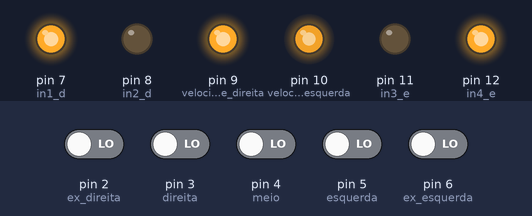
Bench run of a sketch on a simulated Arduino Uno, built with avr-gcc and run on an emulated ATmega328P. Parts: output pins drawn as LEDs (lit = HIGH). The inputs (shaded band) are chosen by the test bench; at power-on: pin 2 (ex_direita), pin 3 (direita), pin 4 (meio), pin 5 (esquerda), pin 6 (ex_esquerda) LOW.

Above: at 1.2 s.
1.3 s: pin 3 (direita) driven HIGH
At 2.1 s:
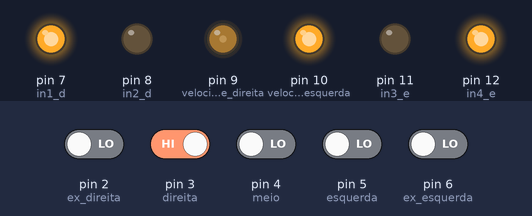
2.8 s: pin 4 (meio) driven HIGH
At 3.3 s:
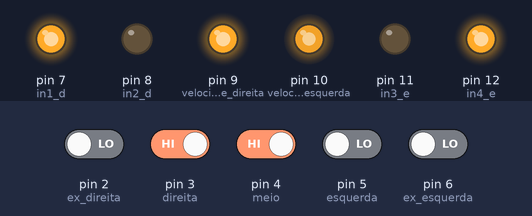
4.3 s: pin 4 (meio) driven LOW
At 5.5 s:
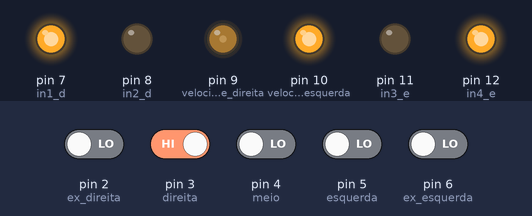
5.8 s: pin 3 (direita) driven LOW
At 6.7 s:
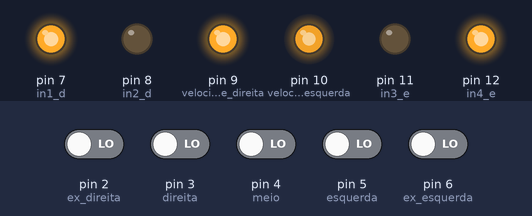
7.3 s: pin 5 (esquerda) driven HIGH
At 7.9 s:
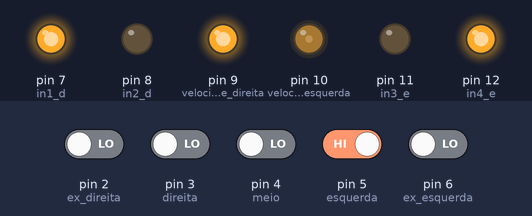
8.8 s: pin 5 (esquerda) driven LOW and pin 6 (ex_esquerda) driven HIGH
At 10.2 s:
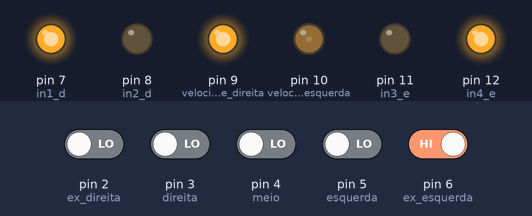
Timing chart, 0 to 11.3 s (numbered marks = the images above; inputs shaded):
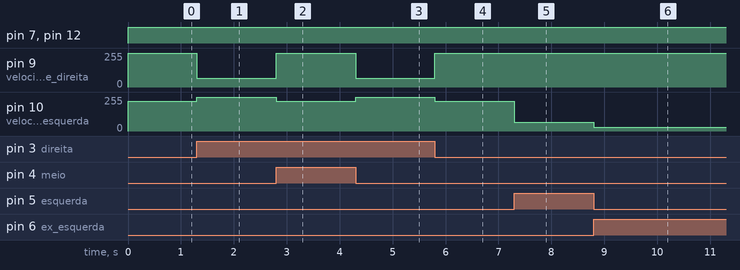

Measured:
- after the input at 1.3 s, pin 9 (velocidade_direita): 255/255 → 65/255 at once; pin 10 (velocidade_esquerda): 225/255 → 255/255 at once
- after the input at 2.8 s, pin 9 (velocidade_direita): 65/255 → 255/255 at once; pin 10 (velocidade_esquerda): 255/255 → 225/255 at once
- after the input at 4.3 s, pin 9 (velocidade_direita): 255/255 → 65/255 at once; pin 10 (velocidade_esquerda): 225/255 → 255/255 at once
- after the input at 5.8 s, pin 9 (velocidade_direita): 65/255 → 255/255 at once; pin 10 (velocidade_esquerda): 255/255 → 225/255 at once
- after the input at 7.3 s, pin 10 (velocidade_esquerda): 225/255 → 65/255 at once
- after the input at 8.8 s, pin 10 (velocidade_esquerda): 65/255 → 30/255 at once

The sketch:

Versao_ultra_secreta.ino
```cpp
const int ex_direita = 2;
const int direita = 3;
const int meio = 4;
const int esquerda = 5;
const int ex_esquerda = 6;
const int velocidade_direita = 9;
const int velocidade_esquerda = 10;
const int in1_d = 7;
const int in2_d = 8;
const int in3_e = 11;
const int in4_e = 12;


void setup() {
  pinMode(ex_direita, INPUT);
  pinMode(direita, INPUT);
  pinMode(meio, INPUT);
  pinMode(esquerda, INPUT);
  pinMode(ex_esquerda, INPUT);
  pinMode(velocidade_direita, OUTPUT);
  pinMode(velocidade_esquerda, OUTPUT);
  pinMode(in1_d, OUTPUT);
  pinMode(in2_d, OUTPUT);
  pinMode(in3_e, OUTPUT);
  pinMode(in4_e, OUTPUT);
}

void loop() {
  digitalWrite(in4_e, 1);
  digitalWrite(in1_d, 1);

  bool sen_ex_di = digitalRead(ex_direita);
  bool sen_di = digitalRead(direita);
  bool sen_me = digitalRead(meio);
  bool sen_es = digitalRead(esquerda);
  bool sen_ex_es = digitalRead(ex_esquerda);
  if (sen_di && !sen_es && !sen_me) {
    analogWrite(velocidade_esquerda, 255);
    analogWrite(velocidade_direita, 65);

  } else if (sen_es && !sen_di && !sen_me) {
    analogWrite(velocidade_direita, 255);
    analogWrite(velocidade_esquerda, 65);

  }else if (sen_ex_di && !sen_ex_es && !sen_di && !sen_me) {
    analogWrite(velocidade_esquerda, 255);
    analogWrite(velocidade_direita, 30);

  } else if (sen_me && !sen_di && !sen_es) {
    analogWrite(velocidade_esquerda, 230);
    analogWrite(velocidade_direita, 255);

  } else if (sen_ex_es && !sen_ex_di && !sen_es && !sen_me) {
    analogWrite(velocidade_direita, 255);
    analogWrite(velocidade_esquerda, 30);

  } else {
    analogWrite(velocidade_esquerda, 225);
    analogWrite(velocidade_direita, 255);
  }
}
```
